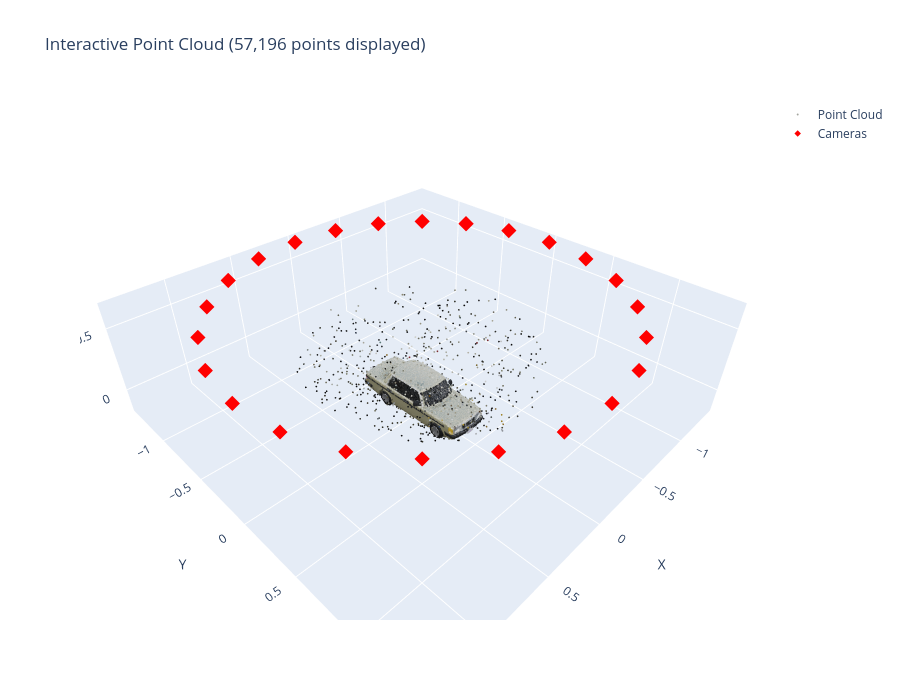

Write notebook code for a chart like this one.
### Markdown cell above
## Step 10: 互動式 3D 視覺化 (使用 plotly)

### Code cell
# 可選: 使用 plotly 進行互動式視覺化
try:
    import plotly.graph_objects as go
    
    # 降採樣
    subsample = 20
    idx = np.arange(0, len(all_points), subsample)
    pts = all_points[idx]
    cols = all_colors[idx]
    
    # 將顏色轉換為 plotly 格式
    colors_rgb = ['rgb({},{},{})'.format(int(c[0]*255), int(c[1]*255), int(c[2]*255)) 
                  for c in cols]
    
    fig = go.Figure()
    
    # 點雲
    fig.add_trace(go.Scatter3d(
        x=pts[:, 0], y=pts[:, 1], z=pts[:, 2],
        mode='markers',
        marker=dict(size=1, color=colors_rgb),
        name='Point Cloud'
    ))
    
    # 相機位置
    fig.add_trace(go.Scatter3d(
        x=all_camera_positions[:, 0],
        y=all_camera_positions[:, 1],
        z=all_camera_positions[:, 2],
        mode='markers',
        marker=dict(size=5, color='red', symbol='diamond'),
        name='Cameras'
    ))
    
    fig.update_layout(
        title=f"Interactive Point Cloud ({len(pts):,} points displayed)",
        scene=dict(
            aspectmode='data',
            xaxis_title='X',
            yaxis_title='Y',
            zaxis_title='Z'
        ),
        width=900,
        height=700
    )
    
    fig.show()
    
except ImportError:
    print("Plotly not installed. Run: pip install plotly")
    print("Skipping interactive visualization.")

### Figure 1 — Plotly figure (JSON) as saved in the notebook; plotly's stock layout.template omitted (floating-point values rounded to 4 significant figures; data arrays with more than 128 entries replaced by an {"elided": "..."} marker saying what was removed)
{"data": [{"marker": {"color": {"elided": "57196 str values"}, "size": 1}, "mode": "markers", "name": "Point Cloud", "type": "scatter3d", "x": {"elided": "57196 float values"}, "y": {"elided": "57196 float values"}, "z": {"elided": "57196 float values"}}, {"marker": {"color": "red", "size": 5, "symbol": "diamond"}, "mode": "markers", "name": "Cameras", "type": "scatter3d", "x": [1.362, 1.316, 1.18, 0.9632, 0.6811, 0.3526, -5.954e-08, -0.3526, -0.6811, -0.9632, -1.18, -1.316, -1.362, -1.316, -1.18, -0.9632, -0.6811, -0.3526, 1.624e-08, 0.3526, 0.6811, 0.9632, 1.18, 1.316], "y": [0.0, 0.3526, 0.6811, 0.9632, 1.18, 1.316, 1.362, 1.316, 1.18, 0.9632, 0.6811, 0.3526, -1.191e-07, -0.3526, -0.6811, -0.9632, -1.18, -1.316, -1.362, -1.316, -1.18, -0.9632, -0.6811, -0.3526], "z": [0.6657, 0.6657, 0.6657, 0.6657, 0.6657, 0.6657, 0.6657, 0.6657, 0.6657, 0.6657, 0.6657, 0.6657, 0.6657, 0.6657, 0.6657, 0.6657, 0.6657, 0.6657, 0.6657, 0.6657, 0.6657, 0.6657, 0.6657, 0.6657]}], "layout": {"height": 700, "scene": {"aspectmode": "data", "xaxis": {"title": {"text": "X"}}, "yaxis": {"title": {"text": "Y"}}, "zaxis": {"title": {"text": "Z"}}}, "title": {"text": "Interactive Point Cloud (57,196 points displayed)"}, "width": 900}}
